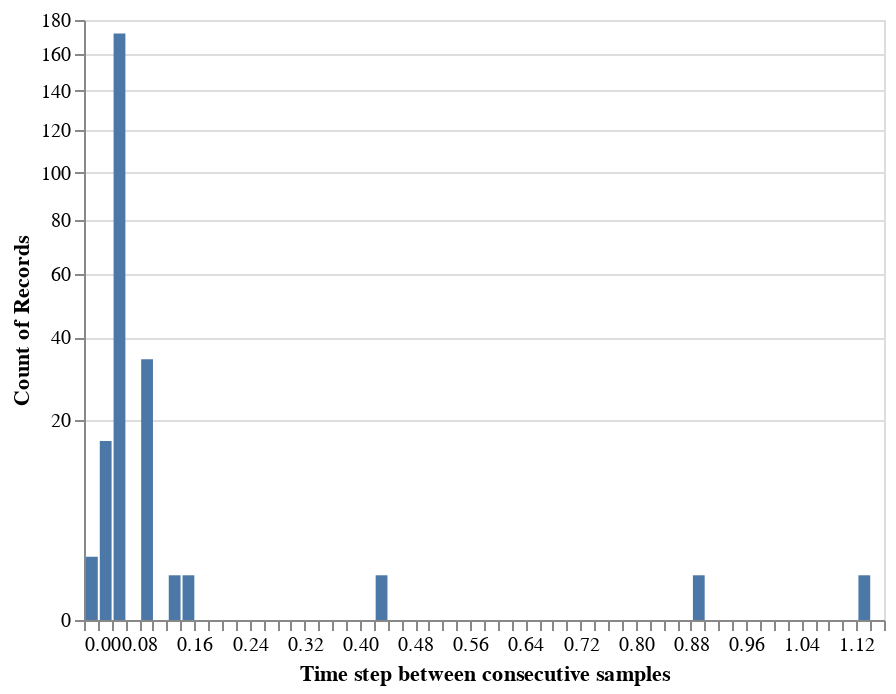

Here is the notebook cell this chart was saved with:
### Markdown cell above
_Type your answer here, replacing this text._

### Code cell
# store differences
diffs = pd.DataFrame({'diff': diatoms.Age.sort_values().diff().loc[1:, ]}) # SOLUTION

# construct histogram
fig1 = alt.Chart(diffs).mark_bar().encode(
    x = alt.X('diff', bin = alt.Bin(step = 0.02), title = 'Time step between consecutive samples'), # SOLUTION
    y = alt.Y('count()', scale = alt.Scale(type = 'sqrt')) # SOLUTION
)

# display
fig1

### Figure 1 — Vega-Lite specification as saved in the notebook (floating-point values rounded to 4 significant figures; data arrays with more than 128 entries replaced by an {"elided": "..."} marker saying what was removed)
{"config": {"view": {"continuousWidth": 400, "continuousHeight": 300}}, "data": {"name": "data-1fad5eb1bb8f0f175f9b039d9feb5253"}, "mark": "bar", "encoding": {"x": {"bin": {"step": 0.02}, "field": "diff", "title": "Time step between consecutive samples", "type": "quantitative"}, "y": {"aggregate": "count", "scale": {"type": "sqrt"}, "type": "quantitative"}}, "$schema": "https://vega.github.io/schema/vega-lite/v4.17.0.json", "datasets": {"data-1fad5eb1bb8f0f175f9b039d9feb5253": {"elided": "229 records"}}}
